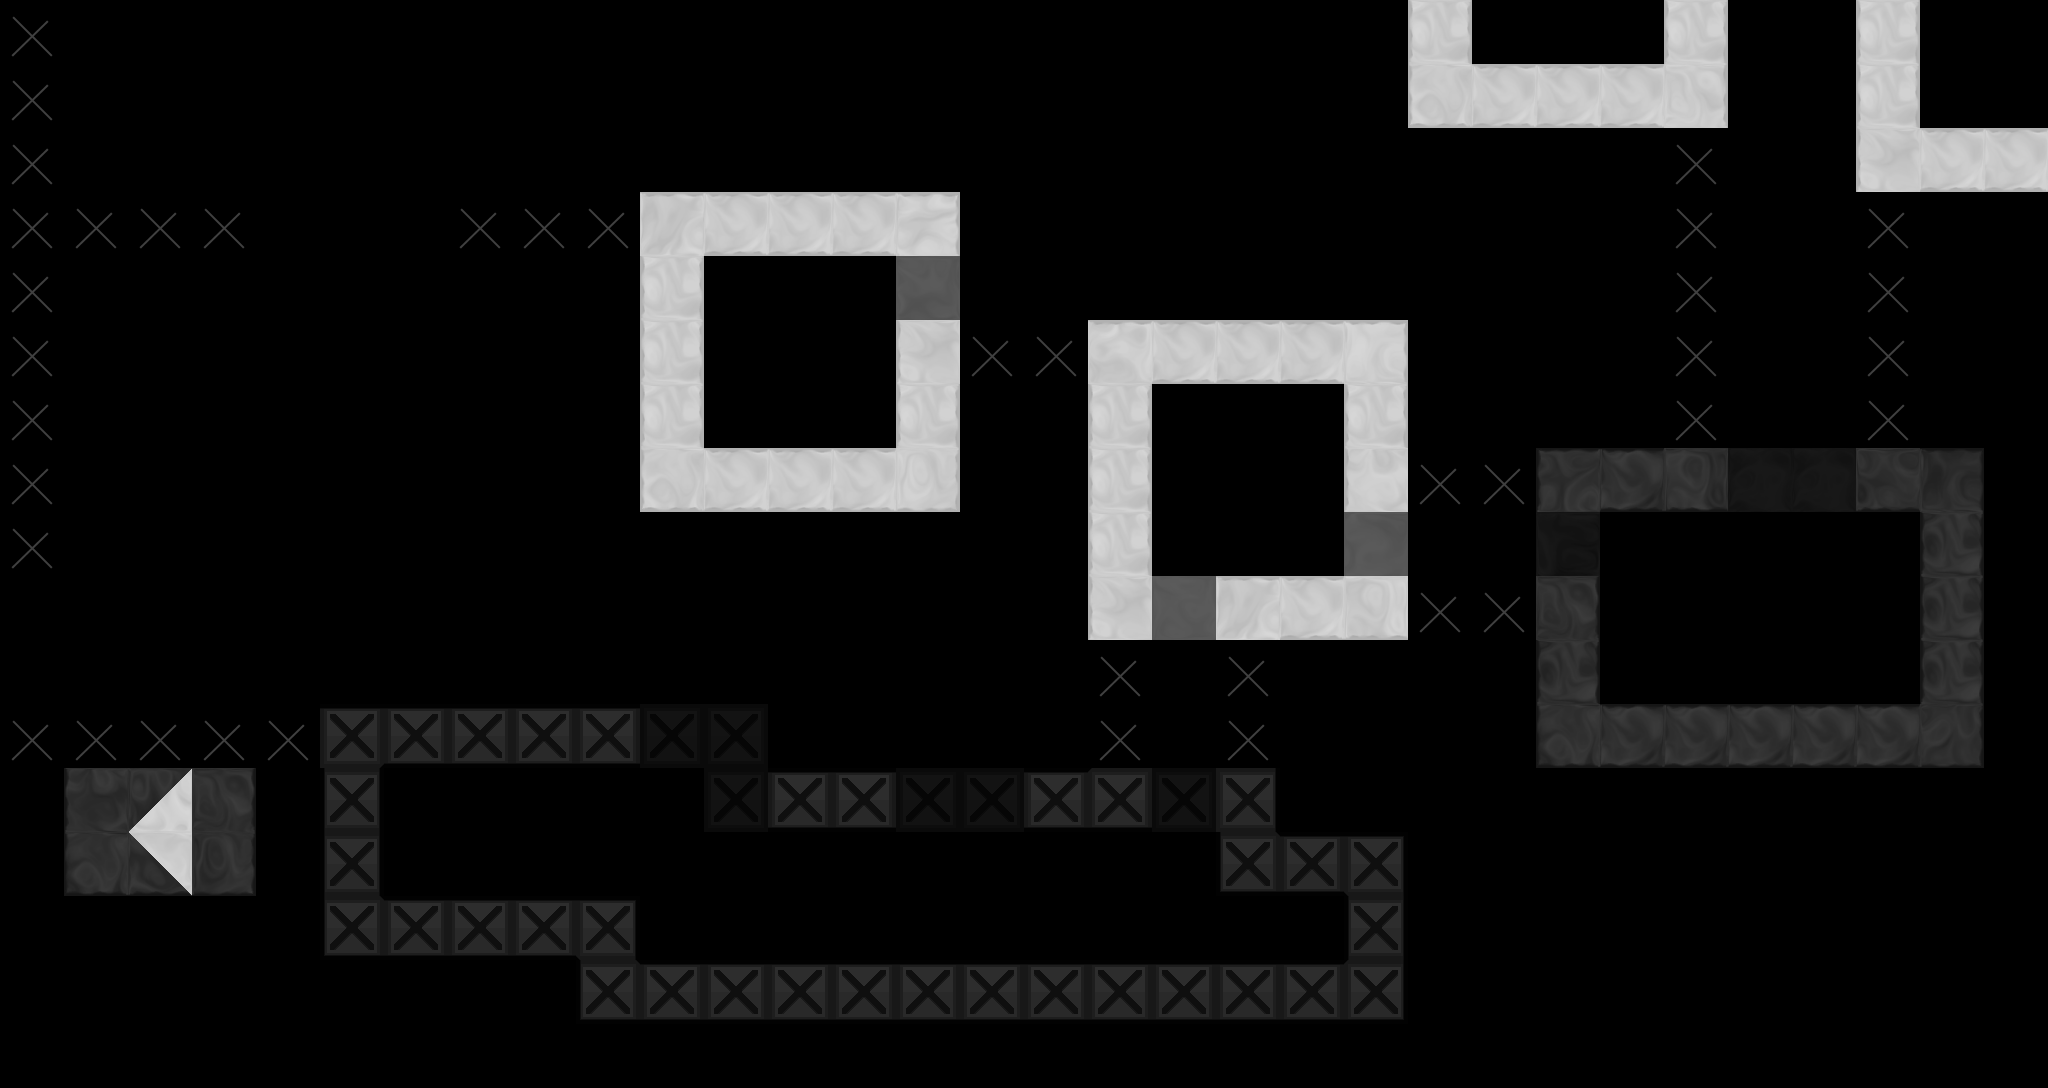

Rendered tile map (Tiled .tmx) drawn with the repository's tilesets; below, a short description and the full map source, tile grids included:
An orthogonal 32x17 tile map with 64x64 px tiles, 2 tile layers (backTile, tile), 6 tilesets and 7 objects (2x Exit, 2x ShooterRed, 2x Portal, Path).

<map version="1.0" orientation="orthogonal" width="32" height="17" tilewidth="64" tileheight="64">
 <properties>
  <property name="bg" value="bg_white" />
  <property name="bgParallaxX" value=".3" />
  <property name="bgParallaxY" value=".3" />
  <property name="music" value="level_white" />
 </properties>
 <tileset firstgid="1" source="tiles/black_tiles.tsx" />
 <tileset firstgid="50" source="tiles/white_tiles.tsx" />
 <tileset firstgid="99" source="tiles/mixed_tiles.tsx" />
 <tileset firstgid="211" source="tiles/glass_tiles.tsx" />
 <tileset firstgid="260" source="tiles/novis_editor.tsx" />
 <tileset firstgid="261" source="tiles/black_indestructable.tsx" />
 <layer name="backTile" width="32" height="17" opacity="0.43">
  <data encoding="csv">
0,0,0,0,0,0,0,0,0,0,0,0,0,0,0,0,0,0,0,0,0,0,0,0,0,0,0,0,0,0,0,0,
0,0,0,0,0,0,0,0,0,0,0,0,0,0,0,0,0,0,0,0,0,0,0,0,0,0,0,0,0,0,0,0,
0,0,0,0,0,0,0,0,0,0,0,0,0,0,0,0,0,0,0,0,0,0,0,0,0,0,0,0,0,0,0,0,
0,0,0,0,0,0,0,0,0,0,0,0,0,0,0,0,0,0,0,0,0,0,0,0,0,0,0,0,0,0,0,0,
0,0,0,0,0,0,0,0,0,0,0,0,0,0,52,0,0,0,0,0,0,0,0,0,0,0,0,0,0,0,0,0,
0,0,0,0,0,0,0,0,0,0,0,0,0,0,0,0,0,0,0,0,0,0,0,0,0,0,0,0,0,0,0,0,
0,0,0,0,0,0,0,0,0,0,0,0,0,0,0,0,0,0,0,0,0,0,0,0,0,0,0,0,0,0,0,0,
0,0,0,0,0,0,0,0,0,0,0,0,0,0,0,0,0,0,0,0,0,0,0,0,0,0,0,6,6,0,0,0,
0,0,0,0,0,0,0,0,0,0,0,0,0,0,0,0,0,0,0,0,0,98,0,0,2,0,0,0,0,0,0,0,
0,0,0,0,0,0,0,0,0,0,0,0,0,0,0,0,0,0,84,0,0,0,0,0,0,0,0,0,0,0,0,0,
0,0,0,0,0,0,0,0,0,0,0,0,0,0,0,0,0,0,0,0,0,0,0,0,0,0,0,0,0,0,0,0,
0,0,0,0,0,0,0,0,0,0,263,263,0,0,0,0,0,0,0,0,0,0,0,0,0,0,0,0,0,0,0,0,
0,0,0,0,0,0,0,0,0,0,0,261,0,0,262,262,0,0,262,0,0,0,0,0,0,0,0,0,0,0,0,0,
0,0,0,0,0,0,0,0,0,0,0,0,0,0,0,0,0,0,0,0,0,0,0,0,0,0,0,0,0,0,0,0,
0,0,0,0,0,0,0,0,0,0,0,0,0,0,0,0,0,0,0,0,0,0,0,0,0,0,0,0,0,0,0,0,
0,0,0,0,0,0,0,0,0,0,0,0,0,0,0,0,0,0,0,0,0,0,0,0,0,0,0,0,0,0,0,0,
0,0,0,0,0,0,0,0,0,0,0,0,0,0,0,0,0,0,0,0,0,0,0,0,0,0,0,0,0,0,0,0
</data>
 </layer>
 <objectgroup name="obj" width="32" height="17">
  <object type="Exit" x="1728" y="0" width="128" height="64">
   <properties>
    <property name="mapTo" value="whiteArea" />
   </properties>
  </object>
  <object type="ShooterRed" x="1376" y="832">
   <properties>
    <property name="type" value="thick" />
   </properties>
   <polyline points="0,0 96,-192" />
  </object>
  <object name="p1" type="Path" x="512" y="576">
   <polyline points="0,0 512,0" />
  </object>
  <object type="ShooterRed" x="960" y="576">
   <properties>
    <property name="mobile" value="true" />
    <property name="path" value="p1" />
    <property name="speed" value="100" />
    <property name="type" value="thick" />
   </properties>
   <polyline points="0,0 64,128" />
  </object>
  <object type="Portal" x="768" y="320" width="64" height="64">
   <properties>
    <property name="mapTo" value="whiteAreaBuffer" />
    <property name="right" value="true" />
   </properties>
   <ellipse />
  </object>
  <object type="Portal" x="96" y="32" width="64" height="64">
   <properties>
    <property name="mapTo" value="beforeBoss" />
    <property name="right" value="true" />
   </properties>
   <ellipse />
  </object>
 </objectgroup>
 <layer name="tile" width="32" height="17">
  <data encoding="csv">
260,0,0,0,0,0,0,0,0,0,0,0,0,0,0,0,0,0,0,0,0,0,93,0,0,0,93,0,0,93,0,0,
260,0,0,0,0,0,0,0,0,0,0,0,0,0,0,0,0,0,0,0,0,0,86,94,94,94,74,0,0,93,0,0,
260,0,0,0,0,0,0,0,0,0,0,0,0,0,0,0,0,0,0,0,0,0,0,0,0,0,260,0,0,71,94,94,
260,260,260,260,0,0,0,260,260,260,59,94,94,94,60,0,0,0,0,0,0,0,0,0,0,0,260,0,0,260,0,0,
260,0,0,0,0,0,0,0,0,0,93,0,0,0,0,0,0,0,0,0,0,0,0,0,0,0,260,0,0,260,0,0,
260,0,0,0,0,0,0,0,0,0,93,0,0,0,71,260,260,66,94,94,94,67,0,0,0,0,260,0,0,260,0,0,
260,0,0,0,0,0,0,0,0,0,93,0,0,0,93,0,0,93,0,0,0,93,0,0,0,0,260,0,0,260,0,0,
260,0,0,0,0,0,0,0,0,0,86,94,94,94,88,0,0,93,0,0,0,72,260,260,16,45,38,0,0,31,18,0,
260,0,0,0,0,0,0,0,0,0,0,0,0,0,0,0,0,93,0,0,0,0,0,0,0,0,0,0,0,0,44,0,
0,0,0,0,0,0,0,0,0,0,0,0,0,0,0,0,0,71,0,59,94,87,260,260,25,0,0,0,0,0,44,0,
0,0,0,0,0,0,0,0,0,0,0,0,0,0,0,0,0,260,0,260,0,0,0,0,44,0,0,0,0,0,44,0,
260,260,260,260,260,287,284,284,284,284,0,0,0,0,0,0,0,260,0,260,0,0,0,0,37,45,45,45,45,45,32,0,
0,23,102,25,0,285,0,0,0,0,0,0,284,284,0,0,284,297,0,273,0,0,0,0,0,0,0,0,0,0,0,0,
0,37,122,39,0,285,0,0,0,0,0,0,0,0,0,0,0,0,0,299,284,295,0,0,0,0,0,0,0,0,0,0,
0,0,0,0,0,299,284,284,284,295,0,0,0,0,0,0,0,0,0,0,0,285,0,0,0,0,0,0,0,0,0,0,
0,0,0,0,0,0,0,0,0,299,284,284,284,284,284,284,284,284,284,284,284,300,0,0,0,0,0,0,0,0,0,0,
0,0,0,0,0,0,0,0,0,0,0,0,0,0,0,0,0,0,0,0,0,0,0,0,0,0,0,0,0,0,0,0
</data>
 </layer>
 <objectgroup name="front" width="32" height="17">
  <object type="Exit" x="0" y="576" width="64" height="128">
   <properties>
    <property name="mapTo" value="whiteArea3" />
   </properties>
  </object>
 </objectgroup>
</map>
